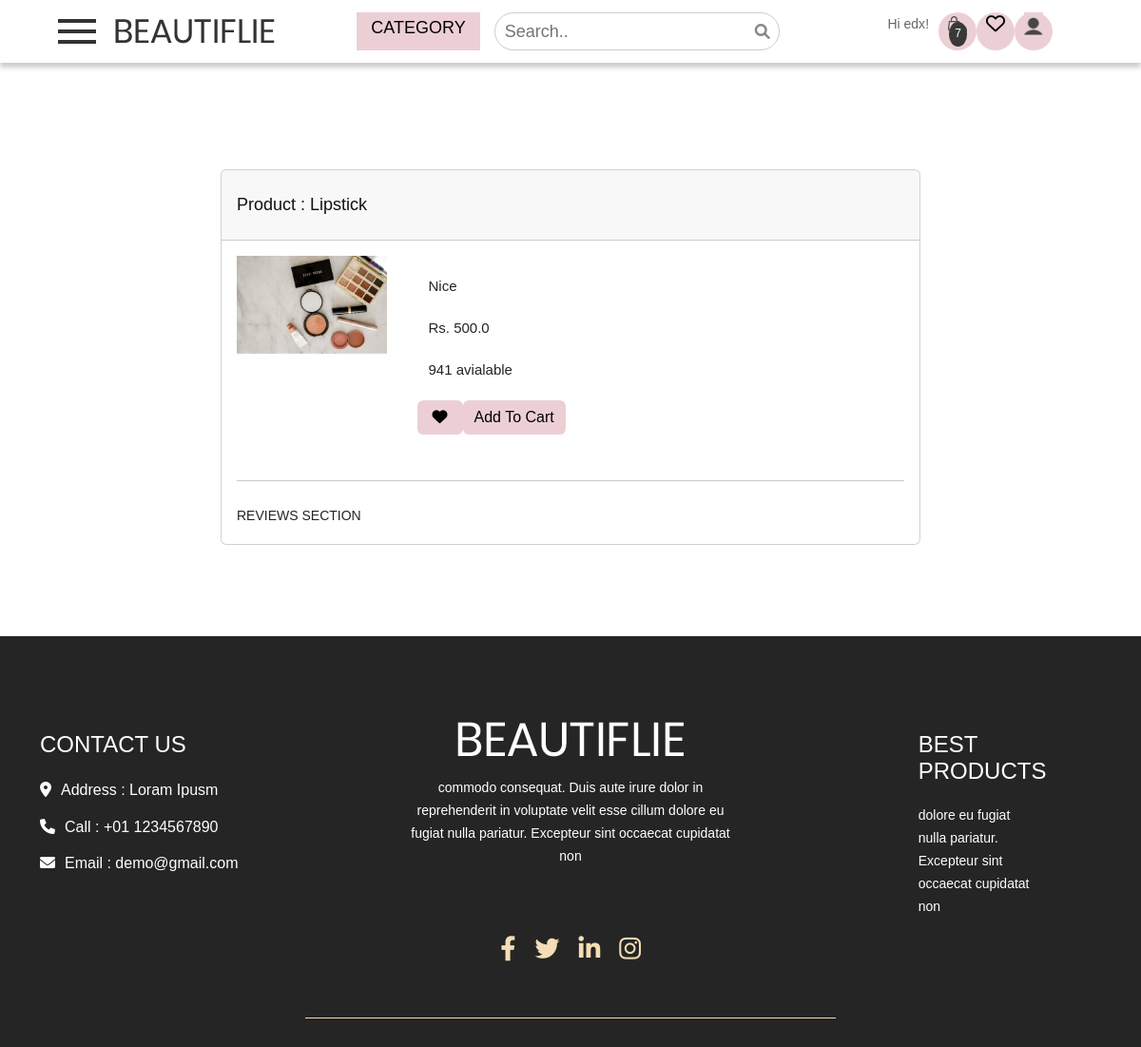
The app's page /view/1 (signed in) with its own data.
### cart/models.py (models this page shows, shortened)
class Cart(models.Model):
    username=models.ForeignKey(User,on_delete=models.CASCADE,related_name='carts',unique=True)
    is_paid=models.BooleanField(default=False)

class CartItems(models.Model):
    cart = models.ForeignKey(Cart,on_delete=models.CASCADE,related_name='cart_items')
    products = models.ForeignKey(Products, on_delete=models.CASCADE,null=True,blank=True,related_name='cart_products')
    quantity = models.IntegerField(default=1)
    total_price=models.FloatField(default=0,null=True)

### products/models.py (models this page shows, shortened)
class Products(models.Model):
    seller=models.ForeignKey(Sellers,default=1,on_delete=models.CASCADE)
    product_id = models.AutoField(primary_key=True)
    product_name=models.CharField(max_length=100,null=True)
    price = models.FloatField(null=False)
    description = models.TextField(null=True)
    category = models.CharField(choices=CATEGORY_CHOICES,max_length=30,null=True)
    quantity  = models.IntegerField(default=0,null=True)
    product_image = models.ImageField(upload_to='product',null=True,default = None)

### main/views.py (the view)
# urls.py: path('view/<id>',views.view,name='view'),
def view(request,id):
    product = Products.objects.get(product_id=id)
    return render(request,'main/view.html',{'product':product})

### cart/templatetags/custom_tags2.py (called while the page is built)
@register.simple_tag(takes_context=True)
def cart_count(context):
    request = context['request']
    cart_count = 0
    if not request.user.is_anonymous:
        cart = Cart.objects.get(username=request.user)
        cart_items = CartItems.objects.filter(cart=cart)
        for item in cart_items:
            cart_count += item.quantity
    return cart_count

### main/templatetags/custom_tags.py (called while the page is built)
@register.simple_tag
def categories():
    return CATEGORY_CHOICES

@register.simple_tag(takes_context=True)
def is_seller(context):
    request = context['request']
    is_seller = False
    try :
        seller = Sellers.objects.get(user=request.user)
        if seller:
            is_seller = True
        else : is_seller = False
    except Exception as e:
        is_seller = False
    return is_seller

### templates/main/view.html (shortened to what this page needs)
{%extends "main/base.html"%}
{%block header%}
{% include "main/header.html" %}
      {%endblock%}
{% block main-content%}
<section class="h-100 gradient-custom">
    <div class="container py-5">
      <div class="row d-flex justify-content-center my-4">
        <div class="col-md-8">
          <div class="card mb-4">
            <div class="card-header py-3">
              <h3 class="mb-0">Product : {{product.product_name}}</h3>
            </div>
            <div class="card-body">
              <div class="row">
                <div class="col-lg-3 col-md-12 mb-4 mb-lg-0">
                  <div class="bg-image hover-overlay hover-zoom ripple rounded" data-mdb-ripple-color="light">
                    <img src="{{MEDIA_ROOT}}/{{product.product_image}}"
                      class="w-100" alt="{{i.products.product_name}}" />
                  </div>
                </div>
                <div class="col-md-8">
                  <p>{{product.description}}</p>
                  <p>Rs. {{product.price}}</p>
                  <p>{{product.quantity}} avialable</p>
                  <form method='POST' action="{% url 'add_to_wishlist' product.product_id %}">
                  <div class="d-flex mb-4" style="max-width: 300px">
                    <button class="btn btn-primary px-3 ms-2"  value='remove' name='remove'>
                        <i class="fas fa-heart"></i>
                    </button>
                </form>
                {%if request.username != '' %}
                <a href="{% url 'addToCart' product.product_id %}" class="btn btn-primary">Add To Cart</a>
                {%endif%}
                </div>
                </div>
              </div>
              <hr class="my-4" />
              <div class="reviews">REVIEWS SECTION</div>
            </div>
            </div>
          </div>
        </div>
  </section>{% endblock %}

### templates/main/header.html (shortened to what this page needs)
{% load custom_tags %}
{% load custom_tags2 %}
<div class="header_section">
    <div class="container-fluid">
        <div class="header-1">
          <span class="toggle_icon" onclick="openNav()"><img src="/static/images/toggle-icon.png"></span>
          <a class="logo" href="{% url 'index' %}"><img src="/static/images/logo.png"></a>
        </div>
        <div class="header-2">
            <div class="form-inline login_text">
              <ul class="nav-list">
                <li class="dropdown dropbtn">
                  <a >Category</a>
                </li>
                <li class="search-li">
                  <form class="search-wrapper" id="search-form">
                    <input type="text" class="search-input" placeholder="Search.." name="searchText" id="searchText">
                    <button class="search-button" type="submit" id="search-submit">
                        <i class="fa fa-search" aria-hidden="true" alt="Search"></i>
                    </button>
                </form>
                </li>
              </ul>
            </div>
        </div>
        <div class="header-3">
          {% if request.user.is_authenticated %}
            <li>Hi {{ request.user }}!</li>
            <div class="dropbtn-2">
            <li>
              <a href="{% url 'cart' %}" class="cart-link">
                <span class="cart-count"> {% cart_count %}</span>
              </a>
            </li>
          </div>
          <div class="dropbtn-2">
            <li class="link-item" id='a'>
              <a  href="{% url 'wishlist' %}" style="color:black;"><i class="fas fa-heart"></i></a>
            </li>
          </div>
          <div class="dropbtn-2">
            <li>
              <div class="dropdown">
                <button class="dropbtn"><img src="/static/images/user-icon.png"></button>
              </div>
            </li>
          </div>
          {% endif %}
        </div>
    </div>
  </div>

### main/static/css/mybase.css (style rules this page uses)
html { scroll-behavior: smooth; }
.link-item { color: black; }
.cart-count { position: absolute; top: 22px; right: 17px; background-color: rgb(57, 57, 57); color: white; padding: 2px 5px; border-radius: 60%; font-size: 14px; }
.login_text li { color: black !important; }
#a { float: left; list-style-type: none; }
.btn-primary, .btn-primary:active, .btn-primary:visited, .btn-primary:hover, .btn-primary border-color { background-color: #eccfd5 !important; border : #eccfd5 !important; }
.btn-primary { --bs-btn-color: black !important; }
.header-3 .fa-heart { height: 100%; width: 100%; font-size: 20px; }
.header-3 .fas { font-weight: normal; }
.search-wrapper { position: relative; display: inline-block; }
.search-input { width: 300px; padding: 3px 40px 3px 10px; border-radius: 25px; border: 1px solid #ccc; outline: none; }
.search-button { position: absolute; right: 10px; top: 50%; transform: translateY(-50%); background: none; border: none; outline: none; cursor: pointer; }
.search-button .fa-search { font-size: 16px; color: #888; }

### main/static/css/style.css (style rules this page uses)
* { box-sizing: border-box !important; transition: ease all 0.5s; }
html { scroll-behavior: smooth; }
body { color: #666666; font-size: 14px; line-height: 1.80857; font-weight: normal; overflow-x: hidden; font-family: 'Open Sans', sans-serif; }
a { color: #1f1f1f; text-decoration: none !important; outline: none !important; -webkit-transition: all .3s ease-in-out; -moz-transition: all .3s ease-in-out; -ms-transition: all .3s ease-in-out; -o-transition: all .3s ease-in-out; transition: all .3s ease-in-out; }
h1, h2, h3, h4, h5, h6 { letter-spacing: 0; font-weight: normal; position: relative; padding: 10px 0 10px 0; font-weight: normal; line-height: normal; color: #111111; margin: 0 }
h3 { font-size: 18px }
*, *::after, *::before { -webkit-box-sizing: border-box; -moz-box-sizing: border-box; box-sizing: border-box; }
ul, li, ol { margin: 0px; padding: 0px; list-style: none; }
p { margin: 20px; font-weight: 300; font-size: 15px; line-height: 24px; }
a { color: #222222; text-decoration: none; outline: none !important; }
a, .btn { text-decoration: none !important; outline: none !important; -webkit-transition: all .3s ease-in-out; -moz-transition: all .3s ease-in-out; -ms-transition: all .3s ease-in-out; -o-transition: all .3s ease-in-out; transition: all .3s ease-in-out; }
img { max-width: 100%; height: auto; }
button { border: 0; margin: 0; padding: 0; cursor: pointer; }
.header_section { width: 100%; float: left; background-color: white; height: auto; background-size: 100%; box-shadow: 0 5px 5px rgba(0, 0, 0, 0.2); }
.toggle_icon { padding: 10px 0px; }
.login_text { width: 100%; float: left; }
.login_text ul { margin: 0px; padding: 0px; }
.login_text li { font-size: 18px; color: #ffffff; text-transform: uppercase; float: left; padding-left: 15px; padding-right: 15px; }
.login_text a { color: #000000; }

### main/static/css/netdna.css (style rules this page uses)
.fa { display: inline-block; font-family: FontAwesome; font-style: normal; font-weight: normal; line-height: 1; -webkit-font-smoothing: antialiased; -moz-osx-font-smoothing: grayscale; }
.fa-search:before { content: "\f002"; }
.fa-heart:before { content: "\f004"; }

### main/static/css/order.css (style rules this page uses)
body { padding: 0px 0px 0px 0px; font-family: Rs.font-default; font-weight: 100; }

### main/static/css/custom.css (style rules this page uses)
.container-fluid { display: flex; margin: 10px 10px; justify-content: space-around; align-items: center; }
.container-fluid .logo { margin-left: 20px; }
.container-fluid .logo img { margin-top: 10px; }
.container-fluid .header-1 { width: 20%; display: flex; }
.container-fluid .header-2 { display: flex; align-items: center; }
.container-fluid .header-2 .nav-list { display: flex; }
.container-fluid .header-3 { width: 20%; display: flex; flex-direction: row; }
.container-fluid .header-3 li { margin: 0 10px 0 10px; }
.nav-list { list-style: none; display: flex; }
.search-li { margin-right: 10px; }
.cart-link { position: relative; display: inline-block; }
.cart-count { position: absolute; top: 10px; right: 0; background-color: redblack; color: white; border-radius: 50%; padding: 2px 6px; font-size: 12px; }

### records on screen
Products: product_name "Lipstick", product_image (picture), description "Nice", price "500.0", quantity "941"

### other values on screen
{{ request.user }} "edx"
